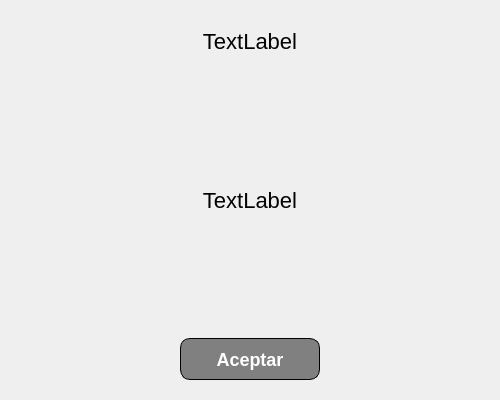
<?xml version="1.0" encoding="UTF-8"?>
<ui version="4.0">
 <class>Dialog</class>
 <widget class="QDialog" name="Dialog">
  <property name="windowModality">
   <enum>Qt::WindowModal</enum>
  </property>
  <property name="geometry">
   <rect>
    <x>0</x>
    <y>0</y>
    <width>500</width>
    <height>400</height>
   </rect>
  </property>
  <property name="minimumSize">
   <size>
    <width>500</width>
    <height>400</height>
   </size>
  </property>
  <property name="maximumSize">
   <size>
    <width>500</width>
    <height>400</height>
   </size>
  </property>
  <property name="windowTitle">
   <string>Atencion</string>
  </property>
  <property name="styleSheet">
   <string notr="true">/*
 *
 *  Simple Stylesheet inspired on Bootstrap for Qt Designer / Qt Creator 
 *  File: bootstylesheet.css
 *  Author: JuanLoaiza007
 *  Version: 1.1.0
 *
 */

/*  # Español
 *  Instrucciones para aplicar en Qt Designer / Qt Creator
 *  1. Busque la vista de Inspector de objetos &gt;&gt; Objeto &gt;&gt; &quot;MainWindow&quot;.
 *  2. Dale clic derecho a &quot;MainWindow&quot; y seleccione &quot;Cambiar HojaDeEstilos&quot; o algo similar.
 *  3. Pegue el contenido de este archivo ahí.
 *  4. De clic en Aplicar y Aceptar.
 *  5. Para aplicar los estilos seleccione un objeto, en el Editor de Propiedades agregue un Filtro tipo cadena de texto y nombrelo &quot;class&quot;.
 *  6. En el Editor de Propiedades habrá una seccion nueva llamada &quot;Propiedades dinámicas&quot; y una propiedad llamada &quot;class&quot;, en la casilla de la derecha aplique todos los estilos que desee, eg. &quot;btn btn-outline-primary br-4&quot;. 
 */

/*  # English
 *  Instructions to apply in Qt Designer / Qt Creator
 *  1. Keep an eye on the Object Inspector &gt;&gt; Object &gt;&gt; &quot;MainWindow&quot;.
 *  2. Right click on &quot;MainWindow&quot; and select &quot;Change StyleSheet&quot; or something similar.
 *  3. Paste the content of this file there.
 *  4. Click Apply and Accept.
 *  5. To apply the styles, select an object, in the Properties Editor add a Text String Filter and name it &quot;class&quot;.
 *  6. In the Property Editor there will be a new section called &quot;Dynamic Properties&quot; and a property called &quot;class&quot;, in the box on the right apply all the styles you want, eg. &quot;btn btn-outline-primary br-4&quot;. 
 */

QMainWindow {
  font-family: &quot;sans-serif&quot;;
}

/* Border Settings */
/* Border Side Weight */
.b-st-1 {
  border-top: 1px solid;
}
.b-sb-1 {
  border-bottom: 1px solid;
}
.b-sl-1 {
  border-left: 1px solid;
}
.b-sr-1 {
  border-right: 1px solid;
}
.b-st-2 {
  border-top: 2px solid;
}
.b-sb-2 {
  border-bottom: 2px solid;
}
.b-sl-2 {
  border-left: 2px solid;
}
.b-sr-2 {
  border-right: 2px solid;
}
.b-st-3 {
  border-top: 3px solid;
}
.b-sb-3 {
  border-bottom: 3px solid;
}
.b-sl-3 {
  border-left: 3px solid;
}
.b-sr-3 {
  border-right: 3px solid;
}
.b-st-4 {
  border-top: 4px solid;
}
.b-sb-4 {
  border-bottom: 4px solid;
}
.b-sl-4 {
  border-left: 4px solid;
}
.b-sr-4 {
  border-right: 4px solid;
}

/* Radius */
.br-1 {
  border-radius: 10px;
}

.br-2 {
  border-radius: 15px;
}

.br-3 {
  border-radius: 20px;
}

.br-4 {
  border-radius: 25px;
}

/* Background colors */
.background-white {
  background-color: white;
}
.background-light {
  background-color: #f8f9fa;
}
.background-black {
  background-color: black;
}
.background-primary {
  background-color: #0d6efd;
}
.background-success {
  background-color: #198754;
}
.background-warning {
  background-color: #ffc720;
}
.background-danger {
  background-color: #dc3545;
}

/* Colors */
.color-white {
  color: white;
}
.color-light {
  color: #f8f9fa;
}
.color-black {
  color: black;
}
.color-primary {
  color: #0d6efd;
}
.color-success {
  color: #198754;
}
.color-warning {
  color: #ffc720;
}
.color-danger {
  color: #dc3545;
}

/* Buttons */
QPushButton {
  font-weight: 500;
  color: white;
  background-color: gray;
  padding: 6px 12px;
  font-size: 18px;
  border-radius: 10px;
  border: 1px solid;
}

.btn {
  font-weight: 500;
  color: white;
  background-color: gray;
  padding: 6px 12px;
  font-size: 18px;
  border-radius: 10px;
  border: 1px solid;
}

.btn-primary {
  color: #fff;
  background-color: #0d6efd;
  border-color: #0d6efd;
}
.btn-primary:hover {
  color: #fff;
  background-color: #0b5ed7;
  border-color: #0a58ca;
}

.btn-secondary {
  color: #fff;
  background-color: #6c757d;
  border-color: #6c757d;
}
.btn-secondary:hover {
  color: #fff;
  background-color: #5c636a;
  border-color: #565e64;
}

.btn-success {
  color: #fff;
  background-color: #198754;
  border-color: #198754;
}
.btn-success:hover {
  color: #fff;
  background-color: #157347;
  border-color: #146c43;
}

.btn-warning {
  color: #000;
  background-color: #ffc107;
  border-color: #ffc107;
}
.btn-warning:hover {
  color: #000;
  background-color: #ffca2c;
  border-color: #ffc720;
}

.btn-danger {
  color: #fff;
  background-color: #dc3545;
  border-color: #dc3545;
}
.btn-danger:hover {
  color: #fff;
  background-color: #bb2d3b;
  border-color: #b02a37;
}

.btn-light {
  color: #000;
  background-color: #f8f9fa;
  border-color: #f8f9fa;
}
.btn-light:hover {
  color: #000;
  background-color: #f9fafb;
  border-color: #f9fafb;
}

.btn-dark {
  color: #fff;
  background-color: #212529;
  border-color: #212529;
}
.btn-dark:hover {
  color: #fff;
  background-color: #1c1f23;
  border-color: #1a1e21;
}

.btn-outline-primary {
  background-color: white;
  color: #0d6efd;
  border-color: #0d6efd;
}
.btn-outline-primary:hover {
  color: #fff;
  background-color: #0d6efd;
  border-color: #0d6efd;
}

.btn-outline-secondary {
  background-color: white;
  color: #6c757d;
  border-color: #6c757d;
}
.btn-outline-secondary:hover {
  color: #fff;
  background-color: #6c757d;
  border-color: #6c757d;
}

.btn-outline-success {
  background-color: white;
  color: #198754;
  border-color: #198754;
}
.btn-outline-success:hover {
  color: #fff;
  background-color: #198754;
  border-color: #198754;
}

.btn-outline-info {
  background-color: white;
  color: #0dcaf0;
  border-color: #0dcaf0;
}
.btn-outline-info:hover {
  color: #000;
  background-color: #0dcaf0;
}

.btn-outline-warning {
  background-color: white;
  color: #ffc107;
  border-color: #ffc107;
}
.btn-outline-warning:hover {
  color: #000;
  background-color: #ffc107;
  border-color: #ffc107;
}

.btn-outline-danger {
  background-color: white;
  color: #dc3545;
  border-color: #dc3545;
}
.btn-outline-danger:hover {
  color: #fff;
  background-color: #dc3545;
  border-color: #dc3545;
}

.btn-outline-light {
  background-color: #41464b;
  color: #f8f9fa;
  border-color: #f8f9fa;
}
.btn-outline-light:hover {
  color: #000;
  background-color: #f8f9fa;
  border-color: #f8f9fa;
}

.btn-outline-dark {
  background-color: white;
  color: #212529;
  border-color: #212529;
}
.btn-outline-dark:hover {
  color: #fff;
  background-color: #212529;
  border-color: #212529;
}

.btn-link {
  background-color: white;
  font-weight: 400;
  color: #0d6efd;
  text-decoration: underline;
}
.btn-link:hover {
  color: #0a58ca;
}

/* Title sizes */
QLabel {
  font-size: 22px;
}

.h1 {
  font-size: 42px;
}

.h2 {
  font-size: 36px;
}

.h3 {
  font-size: 32px;
}

.h4 {
  font-size: 28px;
}

.h5 {
  font-size: 22px;
}

.h6 {
  font-size: 18px;
}

/* Alerts */
.alert {
  border: 1px solid;
}

.alert-primary {
  color: #084298;
  background-color: #cfe2ff;
  border-color: #b6d4fe;
}
.alert-secondary {
  color: #41464b;
  background-color: #e2e3e5;
  border-color: #d3d6d8;
}
.alert-success {
  color: #0f5132;
  background-color: #d1e7dd;
  border-color: #badbcc;
}
.alert-info {
  color: #055160;
  background-color: #cff4fc;
  border-color: #b6effb;
}
.alert-warning {
  color: #664d03;
  background-color: #fff3cd;
  border-color: #ffecb5;
}
.alert-danger {
  color: #842029;
  background-color: #f8d7da;
  border-color: #f5c2c7;
}
.alert-light {
  color: #636464;
  background-color: #fefefe;
  border-color: #fdfdfe;
}
.alert-dark {
  color: #141619;
  background-color: #d3d3d4;
  border-color: #bcbebf;
}
</string>
  </property>
  <property name="modal">
   <bool>true</bool>
  </property>
  <property name="class" stdset="0">
   <string>background-light</string>
  </property>
  <layout class="QVBoxLayout" name="verticalLayout">
   <item>
    <widget class="QFrame" name="head">
     <property name="maximumSize">
      <size>
       <width>16777215</width>
       <height>60</height>
      </size>
     </property>
     <property name="frameShape">
      <enum>QFrame::NoFrame</enum>
     </property>
     <property name="frameShadow">
      <enum>QFrame::Raised</enum>
     </property>
     <layout class="QHBoxLayout" name="horizontalLayout">
      <item>
       <widget class="QLabel" name="lbl_title">
        <property name="text">
         <string>TextLabel</string>
        </property>
        <property name="alignment">
         <set>Qt::AlignCenter</set>
        </property>
        <property name="class" stdset="0">
         <string>h3 color-danger</string>
        </property>
       </widget>
      </item>
     </layout>
    </widget>
   </item>
   <item>
    <widget class="QFrame" name="body">
     <property name="frameShape">
      <enum>QFrame::NoFrame</enum>
     </property>
     <property name="frameShadow">
      <enum>QFrame::Raised</enum>
     </property>
     <layout class="QHBoxLayout" name="horizontalLayout_2">
      <item>
       <widget class="QLabel" name="lbl_body">
        <property name="text">
         <string>TextLabel</string>
        </property>
        <property name="alignment">
         <set>Qt::AlignCenter</set>
        </property>
        <property name="wordWrap">
         <bool>true</bool>
        </property>
       </widget>
      </item>
     </layout>
    </widget>
   </item>
   <item>
    <widget class="QFrame" name="foot">
     <property name="maximumSize">
      <size>
       <width>16777215</width>
       <height>60</height>
      </size>
     </property>
     <property name="frameShape">
      <enum>QFrame::NoFrame</enum>
     </property>
     <property name="frameShadow">
      <enum>QFrame::Raised</enum>
     </property>
     <layout class="QHBoxLayout" name="horizontalLayout_3">
      <item>
       <widget class="QPushButton" name="btn_aceptar">
        <property name="maximumSize">
         <size>
          <width>140</width>
          <height>200</height>
         </size>
        </property>
        <property name="text">
         <string>Aceptar</string>
        </property>
        <property name="class" stdset="0">
         <string>btn-danger</string>
        </property>
       </widget>
      </item>
     </layout>
    </widget>
   </item>
  </layout>
 </widget>
 <resources/>
 <connections>
  <connection>
   <sender>btn_aceptar</sender>
   <signal>clicked()</signal>
   <receiver>Dialog</receiver>
   <slot>close()</slot>
   <hints>
    <hint type="sourcelabel">
     <x>249</x>
     <y>359</y>
    </hint>
    <hint type="destinationlabel">
     <x>249</x>
     <y>199</y>
    </hint>
   </hints>
  </connection>
 </connections>
</ui>
